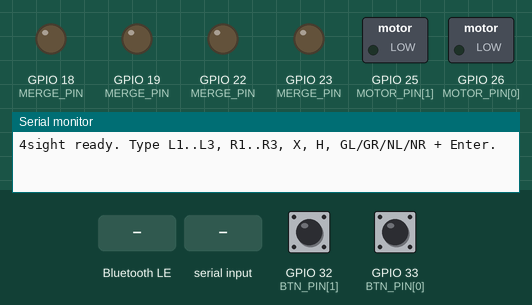
This sketch was run on a simulated ESP32. Parts: switched loads named in the sketch (green lamp = pin HIGH), output pins drawn as LEDs (lit = HIGH), the last lines printed to the serial monitor. Dashed ring = blinking. The test bench sets the inputs (shaded band); at power-on: GPIO 32 (BTN_PIN[1]) HIGH, GPIO 33 (BTN_PIN[0]) HIGH. Nothing arrives over Bluetooth unless stated; a phone connects over Bluetooth LE 3 s after start.

Above: at 1.2 s.
1.3 s: GPIO 32 (BTN_PIN[1]) pulled LOW for 0.15 s
At 2.93 s:
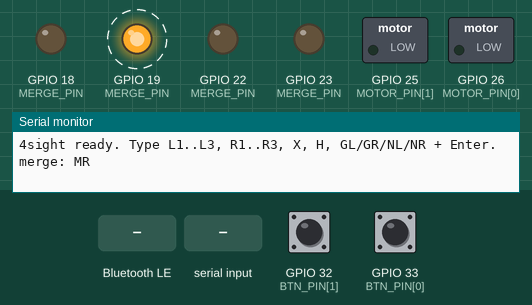
4.4 s: GPIO 33 (BTN_PIN[0]) pulled LOW for 0.15 s
At 6.18 s:
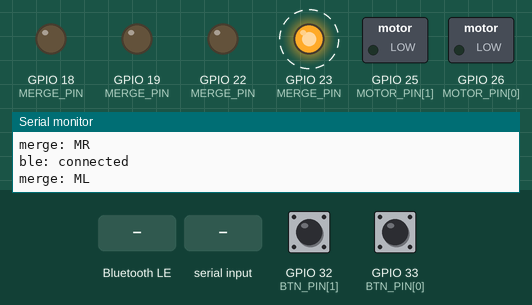
7.5 s: Bluetooth LE write "H" received
At 8.32 s:
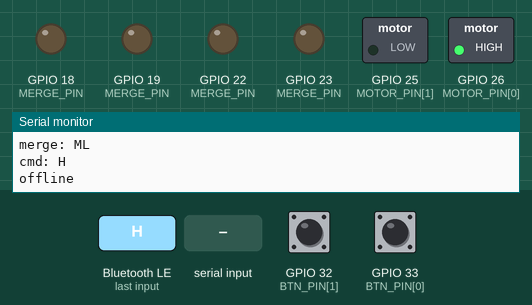
10.5 s: "X\n" received over Serial
At 11.6 s:
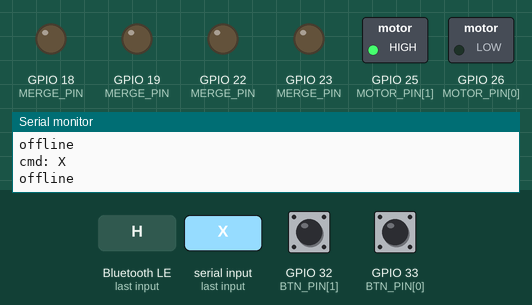
Timing chart, 0 to 13.5 s (numbered marks = the images above; inputs shaded):
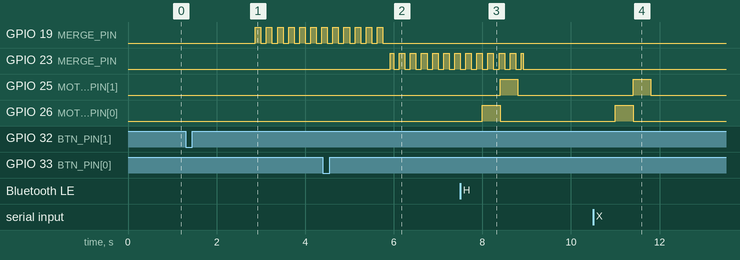

Measured:
- after the input at 1.3 s, GPIO 19 (MERGE_PIN): alternates HIGH for 0.13 s and LOW for 0.12 s, starting after 1.6 s
- after the input at 4.4 s, GPIO 23 (MERGE_PIN): alternates HIGH for 0.13 s and LOW for 0.12 s, starting after 1.5 s
- after the input at 7.5 s, GPIO 25 (MOTOR_PIN[1]): LOW → HIGH after 0.90 s, → LOW 0.40 s later; GPIO 26 (MOTOR_PIN[0]): LOW → HIGH after 0.50 s, → LOW 0.40 s later
- after the input at 10.5 s, GPIO 25 (MOTOR_PIN[1]): LOW → HIGH after 0.90 s, → LOW 0.40 s later; GPIO 26 (MOTOR_PIN[0]): LOW → HIGH after 0.50 s, → LOW 0.40 s later

The sketch:

foursight.ino
```cpp
// 4sight handlebar haptics. BLE spec: docs/CONTRACTS.md.
#include <Arduino.h>
#include <NimBLEDevice.h>

static const char* SERVICE_UUID = "5db17fa8-6860-4cd4-bd95-50e90510e072";
static const char* CMD_UUID     = "2490e4c3-b5b8-40db-8ab6-8cc856e1fa31";
static const char* EVT_UUID     = "0f343fab-5e83-41a9-afb1-07dc42818c5f";

enum Side { L = 0, R = 1 };
// Pin map: one coin motor per grip through a 2N2222A (1k to the
// base, 1N4007 across the motor), a green and a red LED per side (150 ohm), a merge button
// per side to GND. Leave RX0, TX0, D2, D5, D12, D15, D21 free.
static const uint8_t MOTOR_PIN[2]    = {26, 25};        // as wired on the bike: 26 drives the left grip
static const uint8_t BTN_PIN[2]      = {33, 32};        // merge buttons, to GND, INPUT_PULLUP; as wired on the bike, 33 is the left grip's
static const uint8_t MERGE_PIN[2][2] = {{22, 23}, {18, 19}};  // per side: {green, red}; as wired on the bike, 22/23 are the left grip's
static const uint8_t PWM_CH[2]       = {0, 1};
static const uint8_t DUTY_MAX = 255;  // full 3V3: at 80% the buzz was lost in road vibration (3 V motors, 10% over)

// Motor patterns: alternating on/off durations in ms, starting with ON.
struct Pattern { uint8_t n; uint16_t d[7]; };
static const Pattern PATTERNS[] = {
  {0, {}},                                    // 0: none
  {1, {300}},                                 // 1: one 300 ms pulse
  {3, {350, 150, 350}},                       // 2: two 350 ms pulses: long enough to feel through a moving bar
  {7, {250, 100, 250, 100, 250, 100, 250}},   // 3: 250 on / 100 off x4
  {1, {400}},                                 // 4: offline
};
static const uint8_t OFFLINE = 4;

// Per-side state
static uint8_t  level[2]   = {0, 0};   // 0..3, alert level; lights that side's red LED
static uint32_t lastCmd[2] = {0, 0};   // for 2 s LED timeout
static uint8_t  pending[2] = {0, 0};   // pattern waiting for the motor player

// Merge check, per side. Shares the red LED with alerts: either one lights it.
enum MergeState { M_IDLE = 0, M_WAIT, M_GREEN, M_RED, M_BLINK };
static uint8_t  mergeState[2] = {M_IDLE, M_IDLE};
static uint32_t mergeT0[2]    = {0, 0};
static uint8_t  btnStable[2]  = {HIGH, HIGH};
static uint8_t  btnLast[2]    = {HIGH, HIGH};
static uint32_t btnChange[2]  = {0, 0};
static NimBLECharacteristic* evtChr = nullptr;

// Single motor player: only one side's motors run at a time (3V3 budget).
static int8_t   active   = -1;
static uint8_t  activePat = 0;
static uint8_t  step     = 0;
static uint32_t stepStart = 0;

static volatile bool connected = false;
// Written by the BLE callbacks (other core), read by loop(): volatile so neither caches them.
static volatile uint32_t lastMsgMs = 0;
static volatile bool offlinePlayed = true;   // disarmed until the first command arrives

// BLE write lands here; loop() handles it so all state lives on one task.
static char     bleCmd[5] = {0};
static volatile bool bleCmdReady = false;

// Core 3 dropped ledcSetup/ledcAttachPin and ledcWrite takes the pin, not the channel.
static void pwmInit(int s) {
#if ESP_ARDUINO_VERSION_MAJOR >= 3
  ledcAttach(MOTOR_PIN[s], 200, 8);
#else
  ledcSetup(PWM_CH[s], 200, 8);
  ledcAttachPin(MOTOR_PIN[s], PWM_CH[s]);
#endif
}

static void pwmWrite(int s, uint8_t duty) {
#if ESP_ARDUINO_VERSION_MAJOR >= 3
  ledcWrite(MOTOR_PIN[s], duty);
#else
  ledcWrite(PWM_CH[s], duty);
#endif
}

static void motors(Side s, bool on) { pwmWrite(s, on ? DUTY_MAX : 0); }

static void stopPlayer() {
  if (active >= 0) motors((Side)active, false);
  active = -1;
}

static void startPlayer(Side s, uint32_t now) {
  stopPlayer();
  active = s; activePat = pending[s]; pending[s] = 0;
  step = 0; stepStart = now;
  motors(s, true);
}

static void allOff() {
  stopPlayer();
  for (int s = 0; s < 2; s++) { level[s] = 0; pending[s] = 0; }
}

static void handleCmd(const char* cmd, uint32_t now) {
  Serial.printf("cmd: %s\n", cmd);
  if (!strcmp(cmd, "H")) {
  } else if (!strcmp(cmd, "X")) {
    allOff();
  } else if ((cmd[0] == 'L' || cmd[0] == 'R') && cmd[1] >= '1' && cmd[1] <= '3' && cmd[2] == 0) {
    Side s = cmd[0] == 'L' ? L : R;
    level[s] = cmd[1] - '0';
    lastCmd[s] = now;
    pending[s] = level[s];
    if (active == s) stopPlayer();                    // restart this side's pattern
    else if (s == L && active == R) { pending[R] = activePat; stopPlayer(); }  // left wins, right re-queued
  } else if ((cmd[0] == 'G' || cmd[0] == 'N') && (cmd[1] == 'L' || cmd[1] == 'R') && cmd[2] == 0) {
    Side s = cmd[1] == 'L' ? L : R;          // merge answer: G = clear (green), N = blocked (red)
    // Only an answer to a press still waiting counts. Once the 1.5 s window has passed
    // the question is dead: the tracks behind a late answer are at least that old, which
    // is ~12 m of closing at city speed, so a late "clear" must not overwrite the red
    // blink. The rider presses again and gets a fresh answer.
    if (mergeState[s] == M_WAIT) {
      mergeState[s] = cmd[0] == 'G' ? M_GREEN : M_RED;
      mergeT0[s] = now;
      if (cmd[0] == 'N') pending[s] = 2;     // blocked: the grip says so too, two pulses
    } else {
      Serial.printf("late/unsolicited merge answer ignored: %s\n", cmd);
    }
  } else {
    Serial.printf("bad cmd: %s\n", cmd);
    return;
  }
  lastMsgMs = now;
  offlinePlayed = false;
}

class ServerCB : public NimBLEServerCallbacks {
  void onConnect(NimBLEServer*, NimBLEConnInfo&) override {
    // Armed by the first command, not the connection: the phone needs ~1 s after
    // connecting to find the characteristic. Disarm before `connected` goes true, since
    // loop() on the other core can run between these lines.
    offlinePlayed = true; lastMsgMs = millis(); connected = true;
    Serial.println("ble: connected");
  }
  void onDisconnect(NimBLEServer*, NimBLEConnInfo&, int) override {
    connected = false; offlinePlayed = true;   // a clean disconnect is not a lost link
    Serial.println("ble: disconnected, advertising");
    NimBLEDevice::startAdvertising();
  }
};

class CmdCB : public NimBLECharacteristicCallbacks {
  void onWrite(NimBLECharacteristic* c, NimBLEConnInfo&) override {
    std::string v = c->getValue();
    if (v.empty() || v.size() > 4 || bleCmdReady) return;  // shortcut: drops a write if loop() hasn't consumed the last one
    memcpy(bleCmd, v.data(), v.size()); bleCmd[v.size()] = 0;
    bleCmdReady = true;
  }
};

void setup() {
  Serial.begin(115200);
  for (int s = 0; s < 2; s++) {
    pinMode(BTN_PIN[s], INPUT_PULLUP);
    pinMode(MERGE_PIN[s][0], OUTPUT);
    pinMode(MERGE_PIN[s][1], OUTPUT);
    pwmInit(s);
    pwmWrite(s, 0);
  }

  NimBLEDevice::init("4sight");
  NimBLEServer* server = NimBLEDevice::createServer();
  server->setCallbacks(new ServerCB());
  NimBLEService* svc = server->createService(SERVICE_UUID);
  NimBLECharacteristic* chr = svc->createCharacteristic(CMD_UUID, NIMBLE_PROPERTY::WRITE_NR);
  chr->setCallbacks(new CmdCB());
  evtChr = svc->createCharacteristic(EVT_UUID, NIMBLE_PROPERTY::NOTIFY);
  svc->start();
  NimBLEAdvertising* adv = NimBLEDevice::getAdvertising();
  adv->addServiceUUID(SERVICE_UUID);
  adv->setName("4sight");
  adv->start();
  Serial.println("4sight ready. Type L1..L3, R1..R3, X, H, GL/GR/NL/NR + Enter.");
}

void loop() {
  uint32_t now = millis();

  if (bleCmdReady) { handleCmd(bleCmd, now); bleCmdReady = false; }

  static char line[8]; static uint8_t len = 0;
  while (Serial.available()) {
    char c = Serial.read();
    if (c == '\n' || c == '\r') {
      if (len) { line[len] = 0; handleCmd(line, now); }
      len = 0;
    } else if (len < sizeof(line) - 1) line[len++] = toupper(c);
    else len = 0;
  }

  if (connected && !offlinePlayed && now - lastMsgMs > 500) {
    Serial.println("offline");
    offlinePlayed = true;
    allOff();
    pending[L] = OFFLINE; pending[R] = OFFLINE;  // left then right, never both
  }

  // Motor player
  if (active >= 0) {
    const Pattern& p = PATTERNS[activePat];
    if (now - stepStart >= p.d[step]) {
      if (++step >= p.n) stopPlayer();
      else { stepStart = now; motors((Side)active, (step & 1) == 0); }
    }
  }
  if (active < 0) {
    if (pending[L]) startPlayer(L, now);
    else if (pending[R]) startPlayer(R, now);
  }

  // Alert levels time out 2 s after the last command; they light the red LED below.
  for (int s = 0; s < 2; s++) {
    if (level[s] && now - lastCmd[s] >= 2000) level[s] = 0;
  }

  // Merge buttons, debounced 25 ms. A press always restarts that side's cycle.
  for (int s = 0; s < 2; s++) {
    uint8_t r = digitalRead(BTN_PIN[s]);
    if (r != btnLast[s]) { btnLast[s] = r; btnChange[s] = now; }
    else if (r != btnStable[s] && now - btnChange[s] >= 25) {
      btnStable[s] = r;
      if (r == LOW) {
        mergeState[s] = M_WAIT; mergeT0[s] = now;
        if (evtChr) {
          evtChr->setValue((const uint8_t*)(s == L ? "ML" : "MR"), 2);
          evtChr->notify();
        }
        Serial.println(s == L ? "merge: ML" : "merge: MR");
      }
    }
  }

  // LEDs. Green only for a clear merge answer. Red for a blocked answer, for no answer
  // within 1.5 s (blinks 4 Hz for 3 s: unknown is never green), or for a car alert on
  // that side (steady; level 3 flashes 4 Hz). A car alert also cancels a green.
  for (int s = 0; s < 2; s++) {
    if (mergeState[s] == M_WAIT) {
      if (now - mergeT0[s] >= 1500) { mergeState[s] = M_BLINK; mergeT0[s] = now; }
    } else if (mergeState[s] != M_IDLE && now - mergeT0[s] >= 3000) {
      mergeState[s] = M_IDLE;
    }
    bool flash = (now / 125) & 1;
    bool alert = level[s] == 3 ? flash : level[s] > 0;
    bool red = alert || mergeState[s] == M_RED || (mergeState[s] == M_BLINK && flash);
    digitalWrite(MERGE_PIN[s][0], mergeState[s] == M_GREEN && level[s] == 0);
    digitalWrite(MERGE_PIN[s][1], red);
  }
}
```
